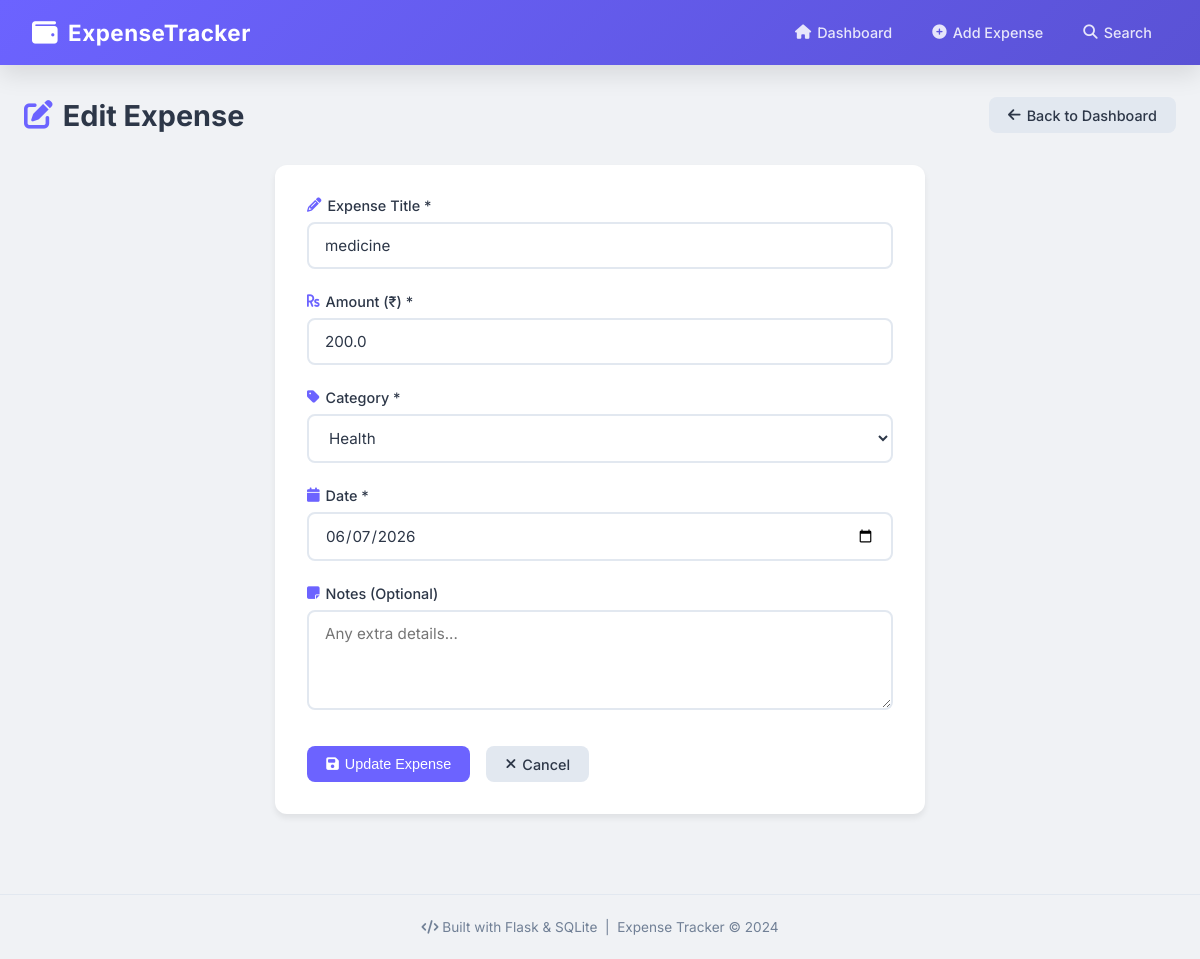
/edit/6, run on the app's committed database.
### tables this page shows
CREATE TABLE expenses (
            id INTEGER PRIMARY KEY AUTOINCREMENT,
            title TEXT NOT NULL,
            amount REAL NOT NULL,
            category TEXT NOT NULL,
            date TEXT NOT NULL,
            notes TEXT,
            created_at TIMESTAMP DEFAULT CURRENT_TIMESTAMP
        );

### app.py (the view, shortened to what this page needs)
@app.route('/edit/<int:id>', methods=['GET', 'POST'])
def edit_expense(id):
    conn = get_db_connection()
    expense = conn.execute(
        'SELECT * FROM expenses WHERE id = ?', (id,)
    ).fetchone()
    conn.close()
    return render_template('edit_expense.html', expense=expense)

### database.py (called while the page is built)
def get_db_connection():
    conn = sqlite3.connect('expenses.db')
    conn.row_factory = sqlite3.Row  # This lets us access columns by name
    return conn

### templates/edit_expense.html (shortened to what this page needs)
{% extends 'base.html' %}
{% block content %}
<div class="page-header">
    <h1><i class="fas fa-edit"></i> Edit Expense</h1>
    <a href="{{ url_for('dashboard') }}" class="btn btn-secondary">
        <i class="fas fa-arrow-left"></i> Back to Dashboard
    </a>
</div>
<div class="form-container">
    <form method="POST" action="{{ url_for('edit_expense', id=expense['id']) }}">
        <div class="form-group">
            <label for="title">
                <i class="fas fa-pencil-alt"></i> Expense Title *
            </label>
            <input type="text" id="title" name="title"
                   value="{{ expense['title'] }}"
                   required>
        </div>
        <div class="form-group">
            <label for="amount">
                <i class="fas fa-rupee-sign"></i> Amount (₹) *
            </label>
            <input type="number" id="amount" name="amount"
                   value="{{ expense['amount'] }}"
                   step="0.01" min="0" required>
        </div>
        <div class="form-group">
            <label for="category">
                <i class="fas fa-tag"></i> Category *
            </label>
            <select id="category" name="category" required>
                {% for cat in ['Food','Transport','Shopping','Entertainment','Health','Education','Bills','Travel','Other'] %}
                <option value="{{ cat }}"
                    {% if expense['category'] == cat %}selected{% endif %}>
                    {{ cat }}
                </option>
                {% endfor %}
            </select>
        </div>
        <div class="form-group">
            <label for="date">
                <i class="fas fa-calendar"></i> Date *
            </label>
            <input type="date" id="date" name="date"
                   value="{{ expense['date'] }}"
                   required>
        </div>
        <div class="form-group">
            <label for="notes">
                <i class="fas fa-sticky-note"></i> Notes (Optional)
            </label>
            <textarea id="notes" name="notes"
                      placeholder="Any extra details...">{{ expense['notes'] or '' }}</textarea>
        </div>
        <div class="form-buttons">
            <button type="submit" class="btn btn-primary">
                <i class="fas fa-save"></i> Update Expense
            </button>
            <a href="{{ url_for('dashboard') }}" class="btn btn-secondary">
                <i class="fas fa-times"></i> Cancel
            </a>
        </div>
    </form>
</div>
{% endblock %}

### static/css/style.css (style rules this page uses)
* { margin: 0; padding: 0; box-sizing: border-box; }
:root { --primary: #6c63ff; --primary-dark:#5a52d5; --success: #28a745; --danger: #dc3545; --warning: #ffc107; --info: #17a2b8; --dark: #2d3748; --light: #f8f9fa; --white: #ffffff; --gray: #718096; --gray-light: #e2e8f0; --shadow: 0 4px 6px rgba(0,0,0,0.07); --shadow-lg: 0 10px 25px rgba(0,0,0,0.1); --radius: 12px; --radius-sm: 8px; }
body { font-family: 'Inter', sans-serif; background: #f0f2f5; color: var(--dark); min-height: 100vh; }
.page-header { display: flex; align-items: center; justify-content: space-between; margin-bottom: 2rem; }
.page-header h1 { font-size: 1.8rem; font-weight: 700; color: var(--dark); display: flex; align-items: center; gap: 10px; }
.page-header h1 i { color: var(--primary); }
.btn { padding: 0.6rem 1.2rem; border-radius: var(--radius-sm); font-size: 0.9rem; font-weight: 500; text-decoration: none; border: none; cursor: pointer; display: inline-flex; align-items: center; gap: 6px; transition: all 0.2s ease; }
.btn-primary { background: var(--primary); color: white; }
.btn-secondary { background: var(--gray-light); color: var(--dark); }
.form-container { background: var(--white); border-radius: var(--radius); padding: 2rem; box-shadow: var(--shadow); max-width: 650px; margin: 0 auto; }
.form-group { margin-bottom: 1.5rem; }
.form-group label { display: block; margin-bottom: 0.5rem; font-weight: 500; color: var(--dark); font-size: 0.9rem; display: flex; align-items: center; gap: 6px; }
.form-group label i { color: var(--primary); }
.form-group input, .form-group select, .form-group textarea { width: 100%; padding: 0.75rem 1rem; border: 2px solid var(--gray-light); border-radius: var(--radius-sm); font-size: 0.95rem; font-family: 'Inter', sans-serif; color: var(--dark); background: var(--white); transition: border-color 0.2s ease, box-shadow 0.2s ease; outline: none; }
.form-group textarea { height: 100px; resize: vertical; }
.form-buttons { display: flex; gap: 1rem; margin-top: 2rem; }

### data on the page
expenses: title "medicine", amount "200.0", category "Health", date "06/07/2026"
